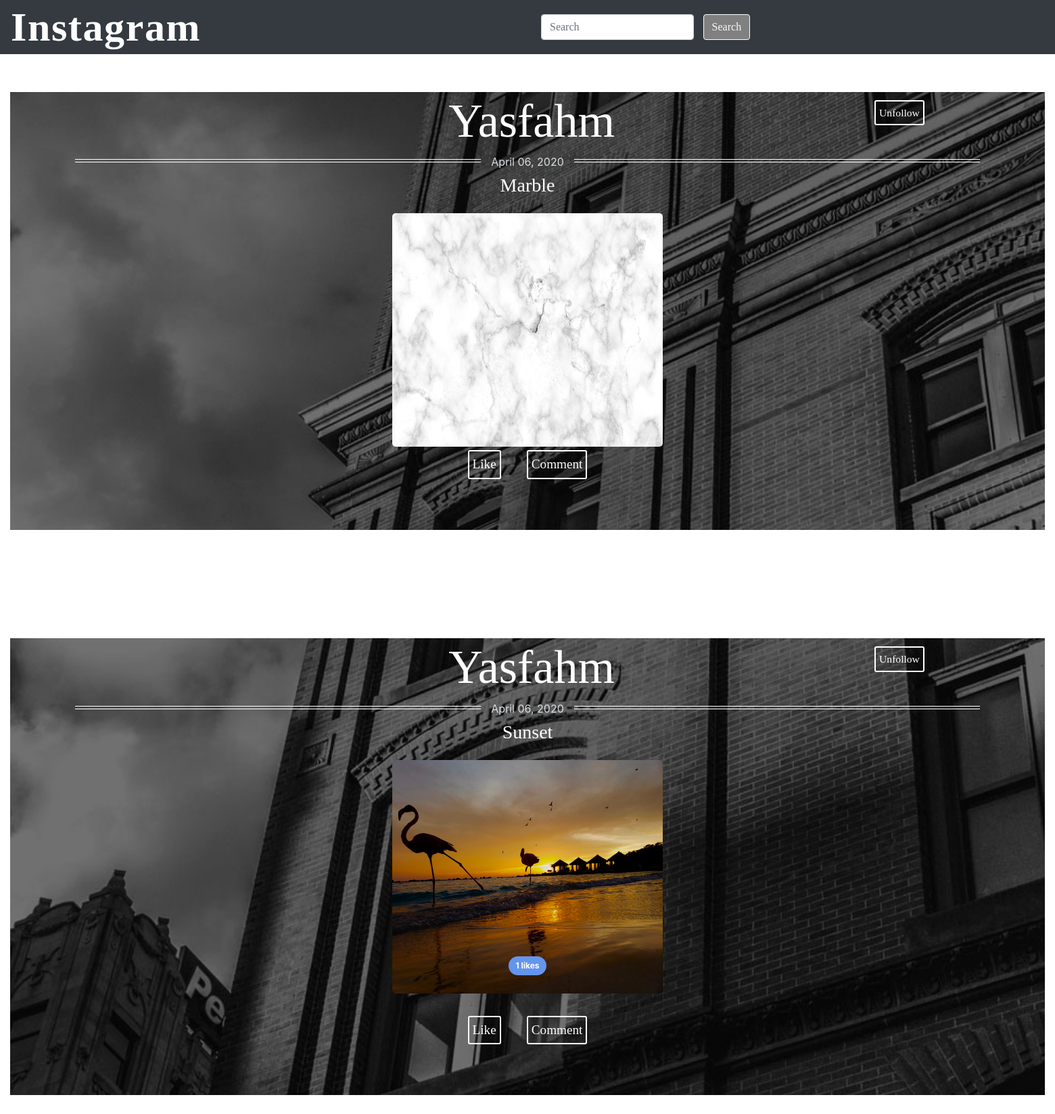
/profile/yasfahm/ (signed in), run on the app's committed database.
### makeposts/models.py (models this page shows, shortened)
class Post(models.Model):
    title = models.CharField(max_length=100)
    date_posted = models.DateTimeField(default=timezone.now)
    author = models.ForeignKey(User, on_delete=models.CASCADE)
    image = models.ImageField(upload_to='Images', null=True)

### makeposts/views.py (the view)
# urls.py: path('profile/<str:username>/', views.user_profile_view, name='profile-view'),
def user_profile_view(request, username):
    if request.user and request.user.is_authenticated:
        self_id = User.objects.get(username=request.user).id
        visitor = request.user
        user = User.objects.get(username=username)
        following = [f.user_id for f in Following.objects.filter(follower=request.user)]
        posts = Post.objects.filter(author_id=user).order_by('-date_posted')
        likes_count = {}
        liked_by_self = []
        for post in posts:
            lc = Likes.objects.filter(post_id=post.id).count()
            if lc == 0:
                continue
            likes_count[post.id] = lc
            try:
                self_obj = Likes.objects.get(liked_by=self_id, post_id=post.id)
                liked_by_self.append(post.id)
            except Likes.DoesNotExist:
                pass
        return render(request, 'makeposts/profile_view.html', {
                "posts": posts, 'user': user, 'follow':following, "visitor":visitor,
                "liked_by_self": liked_by_self, "likes_count": likes_count
            })
    else:
        return redirect("/")

### makeposts/templatetags/get_item.py (called while the page is built)
@register.filter
def get_item(dict, key):
    return dict[key]

### makeposts/templates/makeposts/profile_view.html (shortened to what this page needs)
{% extends 'makeposts/home.html' %}
{% load get_item %}
        {% block content %}
            <div class="col-md-12">
                {% block content1 %}
                    {% for post in posts %}
                        <article class="media content-section">
                            <div class="media-body">
                                <section class="content" style="position: relative; top: 100px;">
                                    <div class="description">
                                        <div class="article-metadata">
                                            <div class="authorStyle">
                                                <p class="mr-2" style="font-family:Brush Script MT,cursive; font-size: 70px; line-height: 46px; color: white; position: relative; left: 10px">{{ post.author | title }}</p>
                                                {% if user != visitor %}
                                                     <div style="text-decoration:none; font-size: small; position: relative; left: 550px; margin-top: -120px">
                                                        {% if user in follow %}
                                                            <a class="button" href="{% url 'profile-view' user.username %}unfollow">Unfollow</a>{% else %}
                                                            <a class="button" href="{% url 'profile-view' user.username %}follow">Follow</a>
                                                        {% endif %}
                                                    </div>
                                                {% endif %}
                                            </div>
                                            <p class="subtitle fancy"><span>{{ post.date_posted|date:"F d, Y" }}</span></p>
                                            <div style="position: relative; top: -20px; font-family: Copperplate Gothic Bold; font-size: 28px; font-weight: lighter; color: white"> <a class = "article-title">{{ post.title|title }}</a> </div>
                                        </div>
                                        <div>
                                            <a href="{% url 'post-detail' post.id %}"><img id="myImg" src="{{ post.image.url }}"></a>
                                        </div>
                                        {% if post.id in likes_count %}
                                            <div class="likes_count">{{ likes_count | get_item:post.id }} likes</div>
                                        {% endif %}
                                        <div style = "position:relative; top: -45px; text-decoration:none; font-size: medium">
                                             {% if post.id in liked_by_self %}
                                                <a class="button" href="{% url 'post-detail' post.id %}dislike">Unlike</a>
                                            {% else %} <a class="button" href="{% url 'post-detail' post.id %}like">Like</a>
                                            {% endif %} &nbsp;&nbsp;&nbsp;<a class="button" href="{% url 'post-detail' post.id %}">Comment</a>
                                        </div>
                                    </div>
                                </section>
                            </div>
                        </article>
                    {% endfor %}
                {% endblock content1 %}
            </div>
        {% endblock content %}

### users/static/home.css (style rules this page uses)
.content { margin-top: 20px; background: #464646 url(59H-from-gratisography.jpg) no-repeat center center fixed; background-size: cover; }
.description, .some-related-articles { width: 90%; max-width: 960px; margin: 0 auto; }
.description { padding-top: 20px; min-height: 125px; text-align: center; }
.subtitle { margin-top: 20px; color: #d9dee2; margin-bottom: 30px; }
.fancy { line-height: 0.5; text-align: center; }
.fancy span { display: inline-block; position: relative; }
.fancy span:before, .fancy span:after { content: ""; position: absolute; height: 5px; border-bottom: 1px solid white; border-top: 1px solid white; top: 0; width: 600px; }
.fancy span:before { right: 100%; margin-right: 15px; }
.fancy span:after { left: 100%; margin-left: 15px; }
.button, .button:visited, .button-dark { display: inline-block; max-width: 200px; margin: 50px 10px 30px 10px; padding: 5px; text-transform: capitalize; color: #ffffff; background-color: transparent; border: 2px solid #ffffff; border-radius: 3px; text-transform: capitalize; text-align: center; transition: all 0.1s ease; font-size: larger; font-family: "Copperplate Gothic Bold"; }
img { max-width: 60%; text-align: center; }
.authorStyle { font-family: "Britannic Bold"; }

### makeposts/templates/makeposts/home.html (style rules this page uses)
#myImg { border-radius: 5px; cursor: pointer; transition: 0.3s; max-width: 100%; height: auto; width: 400px; height:345px; }
.likes_count { display: inline-block; padding-left: 10px; padding-right: 10px; padding-top: 5px; padding-bottom: 5px; margin-left: 8px; margin-right: 8px; background-color: cornflowerblue; border-radius: 20px; font-weight: bold; color: white; font-size: 12px; position:relative; top: -55px; }

### data on the page
Post: author "Yasfahm", date_posted "April 06, 2020", title "Marble", image (picture), shows "Like"
Post: author "Yasfahm", date_posted "April 06, 2020", title "Sunset", image (picture), id "1", shows "Like"
